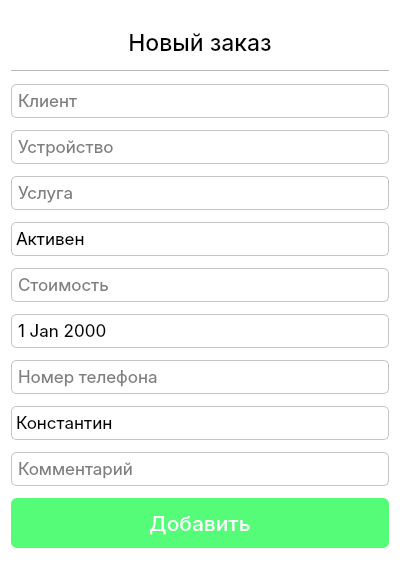
<?xml version="1.0" encoding="UTF-8"?>
<ui version="4.0">
 <class>Dialog</class>
 <widget class="QDialog" name="Dialog">
  <property name="windowModality">
   <enum>Qt::NonModal</enum>
  </property>
  <property name="geometry">
   <rect>
    <x>0</x>
    <y>0</y>
    <width>400</width>
    <height>565</height>
   </rect>
  </property>
  <property name="contextMenuPolicy">
   <enum>Qt::DefaultContextMenu</enum>
  </property>
  <property name="windowTitle">
   <string>Dialog</string>
  </property>
  <property name="layoutDirection">
   <enum>Qt::LeftToRight</enum>
  </property>
  <property name="styleSheet">
   <string notr="true">QDialog {
background-color: rgb(255, 255, 255);
}</string>
  </property>
  <property name="sizeGripEnabled">
   <bool>false</bool>
  </property>
  <property name="modal">
   <bool>false</bool>
  </property>
  <layout class="QVBoxLayout" name="verticalLayout">
   <item>
    <widget class="QLabel" name="title_label">
     <property name="maximumSize">
      <size>
       <width>16777215</width>
       <height>40</height>
      </size>
     </property>
     <property name="font">
      <font>
       <family>Inter Medium</family>
       <pointsize>17</pointsize>
      </font>
     </property>
     <property name="text">
      <string>Новый заказ</string>
     </property>
     <property name="alignment">
      <set>Qt::AlignBottom|Qt::AlignHCenter</set>
     </property>
    </widget>
   </item>
   <item>
    <widget class="Line" name="line">
     <property name="frameShadow">
      <enum>QFrame::Raised</enum>
     </property>
     <property name="lineWidth">
      <number>0</number>
     </property>
     <property name="midLineWidth">
      <number>1</number>
     </property>
     <property name="orientation">
      <enum>Qt::Horizontal</enum>
     </property>
    </widget>
   </item>
   <item>
    <widget class="QLineEdit" name="client_lineEdit">
     <property name="font">
      <font>
       <family>Inter</family>
       <pointsize>13</pointsize>
      </font>
     </property>
     <property name="mouseTracking">
      <bool>true</bool>
     </property>
     <property name="styleSheet">
      <string notr="true">border: 1px solid rgb(197, 197, 197);
border-radius: 5px;
padding: 4px;</string>
     </property>
     <property name="placeholderText">
      <string>Клиент</string>
     </property>
    </widget>
   </item>
   <item>
    <widget class="QLineEdit" name="device_lineEdit">
     <property name="font">
      <font>
       <family>Inter</family>
       <pointsize>13</pointsize>
      </font>
     </property>
     <property name="styleSheet">
      <string notr="true">border: 1px solid rgb(197, 197, 197);
border-radius: 5px;
padding: 4px;</string>
     </property>
     <property name="placeholderText">
      <string>Устройство</string>
     </property>
    </widget>
   </item>
   <item>
    <widget class="QLineEdit" name="service_lineEdit">
     <property name="font">
      <font>
       <family>Inter</family>
       <pointsize>13</pointsize>
      </font>
     </property>
     <property name="styleSheet">
      <string notr="true">border: 1px solid rgb(197, 197, 197);
border-radius: 5px;
padding: 4px;</string>
     </property>
     <property name="placeholderText">
      <string>Услуга</string>
     </property>
    </widget>
   </item>
   <item>
    <widget class="QComboBox" name="status_comboBox">
     <property name="font">
      <font>
       <family>Inter</family>
       <pointsize>13</pointsize>
      </font>
     </property>
     <property name="styleSheet">
      <string notr="true">QComboBox {
font-size: 13pt;
padding: 4px;
border-radius: 5px;
border: 1px solid rgb(197, 197, 197);
}
QComboBox::drop-down {
border: 0px;
}
QComboBox::down-arrow{
image: url(:/icon/icons/down-arrow.png);
width: 15px;
height: 15px;
margin-right: 15px;
}
QComboBox QListView {
border: 0px;
outline: 0px;
}</string>
     </property>
     <property name="editable">
      <bool>false</bool>
     </property>
     <property name="currentIndex">
      <number>0</number>
     </property>
     <property name="insertPolicy">
      <enum>QComboBox::InsertAtBottom</enum>
     </property>
     <property name="frame">
      <bool>true</bool>
     </property>
     <item>
      <property name="text">
       <string>Активен</string>
      </property>
     </item>
     <item>
      <property name="text">
       <string>Выполнен</string>
      </property>
     </item>
    </widget>
   </item>
   <item>
    <widget class="QLineEdit" name="price_lineEdit">
     <property name="font">
      <font>
       <family>Inter</family>
       <pointsize>13</pointsize>
      </font>
     </property>
     <property name="styleSheet">
      <string notr="true">border: 1px solid rgb(197, 197, 197);
border-radius: 5px;
padding: 4px;</string>
     </property>
     <property name="placeholderText">
      <string>Стоимость</string>
     </property>
    </widget>
   </item>
   <item>
    <widget class="QDateEdit" name="dateEdit">
     <property name="font">
      <font>
       <family>Inter</family>
       <pointsize>13</pointsize>
      </font>
     </property>
     <property name="styleSheet">
      <string notr="true">padding: 4px;
border: 1px solid rgb(197, 197, 197);
border-radius: 5px;</string>
     </property>
     <property name="wrapping">
      <bool>false</bool>
     </property>
     <property name="frame">
      <bool>true</bool>
     </property>
     <property name="buttonSymbols">
      <enum>QAbstractSpinBox::NoButtons</enum>
     </property>
     <property name="accelerated">
      <bool>false</bool>
     </property>
     <property name="correctionMode">
      <enum>QAbstractSpinBox::CorrectToPreviousValue</enum>
     </property>
    </widget>
   </item>
   <item>
    <widget class="QLineEdit" name="phone_lineEdit">
     <property name="font">
      <font>
       <family>Inter</family>
       <pointsize>13</pointsize>
      </font>
     </property>
     <property name="styleSheet">
      <string notr="true">border: 1px solid rgb(197, 197, 197);
border-radius: 5px;
padding: 4px;</string>
     </property>
     <property name="placeholderText">
      <string>Номер телефона</string>
     </property>
    </widget>
   </item>
   <item>
    <widget class="QComboBox" name="master_comboBox">
     <property name="font">
      <font>
       <family>Inter</family>
       <pointsize>13</pointsize>
      </font>
     </property>
     <property name="styleSheet">
      <string notr="true">QComboBox {
font-size: 13pt;
padding: 4px;
border-radius: 5px;
border: 1px solid rgb(197, 197, 197);
}
QComboBox::drop-down {
border: 0px;
}
QComboBox::down-arrow{
image: url(:/icon/icons/down-arrow.png);
width: 15px;
height: 15px;
margin-right: 15px;
}
QComboBox QListView {
border: 0px;
outline: 0px;
}</string>
     </property>
     <property name="editable">
      <bool>false</bool>
     </property>
     <property name="currentIndex">
      <number>0</number>
     </property>
     <property name="insertPolicy">
      <enum>QComboBox::InsertAtBottom</enum>
     </property>
     <property name="frame">
      <bool>true</bool>
     </property>
     <item>
      <property name="text">
       <string>Константин</string>
      </property>
     </item>
     <item>
      <property name="text">
       <string>Михаил</string>
      </property>
     </item>
    </widget>
   </item>
   <item>
    <widget class="QLineEdit" name="comment_lineEdit">
     <property name="font">
      <font>
       <family>Inter</family>
       <pointsize>13</pointsize>
      </font>
     </property>
     <property name="styleSheet">
      <string notr="true">border: 1px solid rgb(197, 197, 197);
border-radius: 5px;
padding: 4px;</string>
     </property>
     <property name="placeholderText">
      <string>Комментарий</string>
     </property>
    </widget>
   </item>
   <item>
    <widget class="QPushButton" name="add_Button">
     <property name="minimumSize">
      <size>
       <width>0</width>
       <height>50</height>
      </size>
     </property>
     <property name="maximumSize">
      <size>
       <width>16777215</width>
       <height>16777215</height>
      </size>
     </property>
     <property name="sizeIncrement">
      <size>
       <width>0</width>
       <height>0</height>
      </size>
     </property>
     <property name="font">
      <font>
       <family>Inter Medium</family>
       <pointsize>16</pointsize>
      </font>
     </property>
     <property name="styleSheet">
      <string notr="true">border: 0px;
background-color: rgb(84, 252, 120);
color: rgb(255, 255, 255);
font-size: 16pt;
border-radius: 6px;</string>
     </property>
     <property name="text">
      <string>Добавить</string>
     </property>
    </widget>
   </item>
  </layout>
 </widget>
 <resources>
  <include location="icons_dialog.qrc"/>
 </resources>
 <connections/>
</ui>
